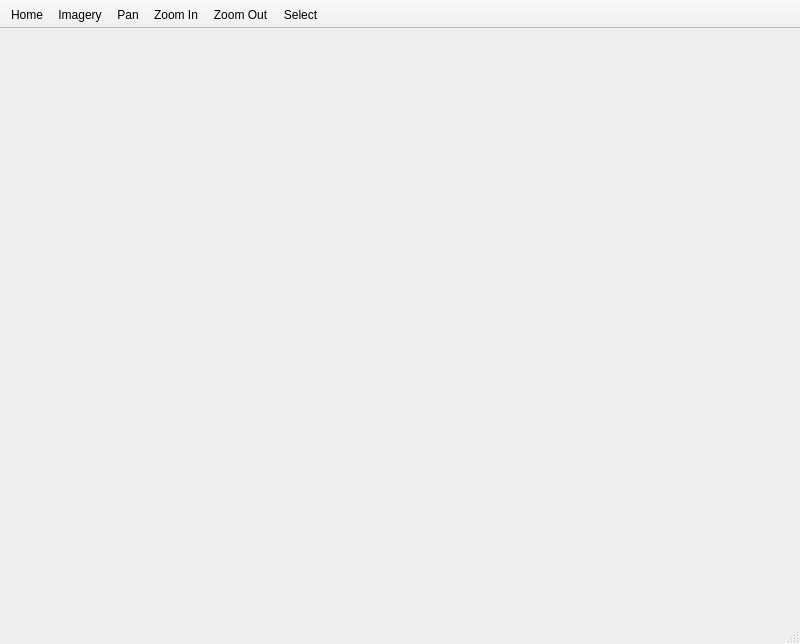
<?xml version="1.0" encoding="UTF-8"?>
<ui version="4.0">
 <class>CanvasWidget</class>
 <widget class="QMainWindow" name="CanvasWidget">
  <property name="geometry">
   <rect>
    <x>0</x>
    <y>0</y>
    <width>800</width>
    <height>644</height>
   </rect>
  </property>
  <property name="windowTitle">
   <string>MainWindow</string>
  </property>
  <property name="iconSize">
   <size>
    <width>48</width>
    <height>48</height>
   </size>
  </property>
  <property name="toolButtonStyle">
   <enum>Qt::ToolButtonTextUnderIcon</enum>
  </property>
  <widget class="QWidget" name="mainwidget">
   <layout class="QGridLayout" name="gridLayout">
    <property name="margin">
     <number>0</number>
    </property>
    <item row="0" column="0">
     <widget class="QgsMapCanvas" name="canvas" native="true"/>
    </item>
   </layout>
  </widget>
  <widget class="HideableToolbar" name="projecttoolbar">
   <property name="windowTitle">
    <string>toolBar</string>
   </property>
   <property name="movable">
    <bool>false</bool>
   </property>
   <property name="floatable">
    <bool>false</bool>
   </property>
   <attribute name="toolBarArea">
    <enum>TopToolBarArea</enum>
   </attribute>
   <attribute name="toolBarBreak">
    <bool>false</bool>
   </attribute>
   <addaction name="actionHome"/>
   <addaction name="actionRaster"/>
   <addaction name="actionPan"/>
   <addaction name="actionZoom_In"/>
   <addaction name="actionZoom_Out"/>
   <addaction name="actionInfo"/>
  </widget>
  <widget class="QStatusBar" name="statusbar"/>
  <action name="actionHome">
   <property name="icon">
    <iconset resource="../resources.qrc">
     <normaloff>:/icons/home</normaloff>:/icons/home</iconset>
   </property>
   <property name="text">
    <string>Home</string>
   </property>
  </action>
  <action name="actionRaster">
   <property name="icon">
    <iconset resource="../resources.qrc">
     <normaloff>:/icons/photo</normaloff>:/icons/photo</iconset>
   </property>
   <property name="text">
    <string>Imagery</string>
   </property>
  </action>
  <action name="actionPan">
   <property name="checkable">
    <bool>true</bool>
   </property>
   <property name="icon">
    <iconset resource="../resources.qrc">
     <normaloff>:/icons/pan</normaloff>:/icons/pan</iconset>
   </property>
   <property name="text">
    <string>Pan</string>
   </property>
  </action>
  <action name="actionZoom_In">
   <property name="checkable">
    <bool>true</bool>
   </property>
   <property name="icon">
    <iconset resource="../resources.qrc">
     <normaloff>:/icons/in</normaloff>:/icons/in</iconset>
   </property>
   <property name="text">
    <string>Zoom In</string>
   </property>
  </action>
  <action name="actionZoom_Out">
   <property name="checkable">
    <bool>true</bool>
   </property>
   <property name="icon">
    <iconset resource="../resources.qrc">
     <normaloff>:/icons/out</normaloff>:/icons/out</iconset>
   </property>
   <property name="text">
    <string>Zoom Out</string>
   </property>
  </action>
  <action name="actionInfo">
   <property name="checkable">
    <bool>true</bool>
   </property>
   <property name="icon">
    <iconset resource="../resources.qrc">
     <normaloff>:/icons/select</normaloff>:/icons/select</iconset>
   </property>
   <property name="text">
    <string>Select</string>
   </property>
  </action>
 </widget>
 <customwidgets>
  <customwidget>
   <class>HideableToolbar</class>
   <extends>QToolBar</extends>
   <header>roam.gui</header>
  </customwidget>
  <customwidget>
   <class>QgsMapCanvas</class>
   <extends>QWidget</extends>
   <header>qgis.gui</header>
   <container>1</container>
  </customwidget>
 </customwidgets>
 <resources>
  <include location="../resources.qrc"/>
 </resources>
 <connections/>
</ui>
